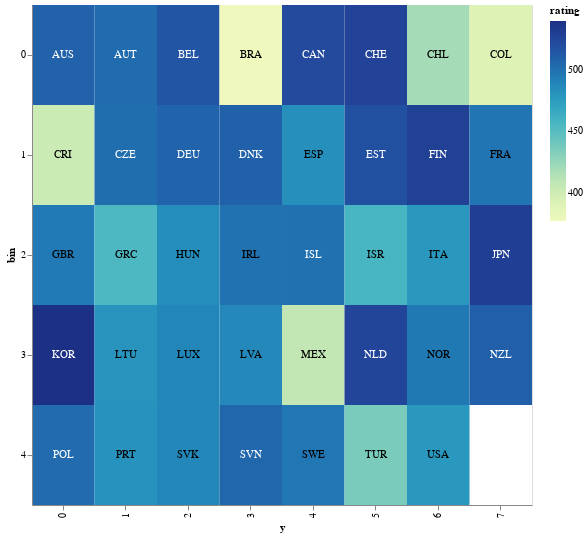

Notebook source saved alongside this figure:
### Code cell
# make a heatmap where each square represents a country using altair and pisa_total, make the squares each represent a different country
# label is the country name, color is the rating
# add labels to the x and y axis
heatmap = alt.Chart(total_avg).mark_rect().encode(
    x='y:O',
    y='bin:O',
    color='rating:Q', 
    tooltip=['code', 'rating'], 
    text='code'

).properties(
    width=500,
    height=500
)

circ = heatmap.mark_text().encode(
    text='code',
    color=alt.condition(alt.datum.rating < 500, alt.value('black'), alt.value('white'))
)
heatmap + circ

### Figure 1 — Vega-Lite specification as saved in the notebook (floating-point values rounded to 4 significant figures)
{"config": {"view": {"continuousWidth": 300, "continuousHeight": 300}}, "layer": [{"mark": {"type": "rect"}, "encoding": {"color": {"field": "rating", "type": "quantitative"}, "text": {"field": "code", "type": "nominal"}, "tooltip": [{"field": "code", "type": "nominal"}, {"field": "rating", "type": "quantitative"}], "x": {"field": "y", "type": "ordinal"}, "y": {"field": "bin", "type": "ordinal"}}}, {"mark": {"type": "text"}, "encoding": {"color": {"condition": {"test": "(datum.rating < 500)", "value": "black"}, "value": "white"}, "text": {"field": "code", "type": "nominal"}, "tooltip": [{"field": "code", "type": "nominal"}, {"field": "rating", "type": "quantitative"}], "x": {"field": "y", "type": "ordinal"}, "y": {"field": "bin", "type": "ordinal"}}}], "data": {"name": "data-552076b126b9bccc1cee88e8c66440a8"}, "height": 500, "width": 500, "$schema": "https://vega.github.io/schema/vega-lite/v5.16.3.json", "datasets": {"data-552076b126b9bccc1cee88e8c66440a8": [{"code": "AUS", "rating": 507.8, "bin": 0, "y": 0}, {"code": "AUT", "rating": 502.6, "bin": 0, "y": 1}, {"code": "BEL", "rating": 515.7, "bin": 0, "y": 2}, {"code": "BRA", "rating": 377.0, "bin": 0, "y": 3}, {"code": "CAN", "rating": 522.0, "bin": 0, "y": 4}, {"code": "CHE", "rating": 526.3, "bin": 0, "y": 5}, {"code": "CHL", "rating": 419.0, "bin": 0, "y": 6}, {"code": "COL", "rating": 390.5, "bin": 0, "y": 7}, {"code": "CRI", "rating": 402.0, "bin": 1, "y": 0}, {"code": "CZE", "rating": 501.5, "bin": 1, "y": 1}, {"code": "DEU", "rating": 506.7, "bin": 1, "y": 2}, {"code": "DNK", "rating": 508.3, "bin": 1, "y": 3}, {"code": "ESP", "rating": 483.2, "bin": 1, "y": 4}, {"code": "EST", "rating": 518.2, "bin": 1, "y": 5}, {"code": "FIN", "rating": 528.3, "bin": 1, "y": 6}, {"code": "FRA", "rating": 497.8, "bin": 1, "y": 7}, {"code": "GBR", "rating": 495.0, "bin": 2, "y": 0}, {"code": "GRC", "rating": 454.7, "bin": 2, "y": 1}, {"code": "HUN", "rating": 484.3, "bin": 2, "y": 2}, {"code": "IRL", "rating": 499.3, "bin": 2, "y": 3}, {"code": "ISL", "rating": 500.7, "bin": 2, "y": 4}, {"code": "ISR", "rating": 457.6, "bin": 2, "y": 5}, {"code": "ITA", "rating": 478.8, "bin": 2, "y": 6}, {"code": "JPN", "rating": 530.2, "bin": 2, "y": 7}, {"code": "KOR", "rating": 539.8, "bin": 3, "y": 0}, {"code": "LTU", "rating": 481.0, "bin": 3, "y": 1}, {"code": "LUX", "rating": 488.5, "bin": 3, "y": 2}, {"code": "LVA", "rating": 486.7, "bin": 3, "y": 3}, {"code": "MEX", "rating": 406.7, "bin": 3, "y": 4}, {"code": "NLD", "rating": 524.8, "bin": 3, "y": 5}, {"code": "NOR", "rating": 495.8, "bin": 3, "y": 6}, {"code": "NZL", "rating": 508.8, "bin": 3, "y": 7}, {"code": "POL", "rating": 503.0, "bin": 4, "y": 0}, {"code": "PRT", "rating": 481.7, "bin": 4, "y": 1}, {"code": "SVK", "rating": 488.3, "bin": 4, "y": 2}, {"code": "SVN", "rating": 505.0, "bin": 4, "y": 3}, {"code": "SWE", "rating": 496.5, "bin": 4, "y": 4}, {"code": "TUR", "rating": 435.7, "bin": 4, "y": 5}, {"code": "USA", "rating": 478.8, "bin": 4, "y": 6}]}}
